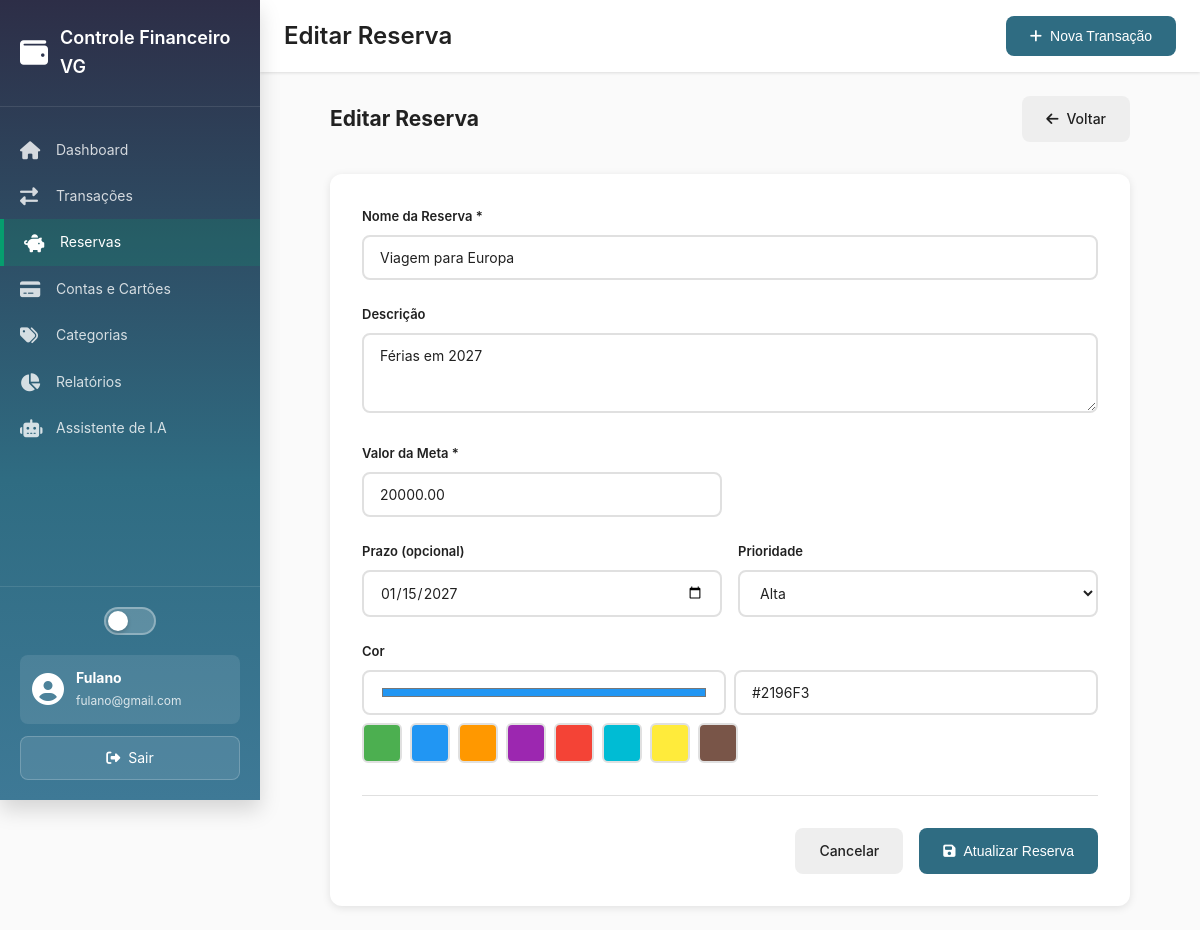
Screenshot of /reserves/form/1 (signed in) with the database file from the repository.
### tables this page shows
CREATE TABLE IF NOT EXISTS reserves (
    id INT AUTO_INCREMENT PRIMARY KEY,
    user_id INT NOT NULL,
    account_id INT NOT NULL,
    name VARCHAR(100) NOT NULL,
    description TEXT,
    target_amount DECIMAL(10, 2) NOT NULL,
    current_amount DECIMAL(10, 2) DEFAULT 0.00,
    deadline DATE DEFAULT NULL,
    priority ENUM('low', 'medium', 'high') DEFAULT 'medium',
    status ENUM('active', 'completed', 'cancelled') DEFAULT 'active',
    color VARCHAR(7) DEFAULT '#4CAF50',
    created_at TIMESTAMP DEFAULT CURRENT_TIMESTAMP,
    updated_at TIMESTAMP DEFAULT CURRENT_TIMESTAMP ON UPDATE CURRENT_TIMESTAMP,
    FOREIGN KEY (user_id) REFERENCES users(id) ON DELETE CASCADE,
    FOREIGN KEY (account_id) REFERENCES accounts(id) ON DELETE CASCADE,
    INDEX idx_user_id (user_id),
    INDEX idx_account_id (account_id),
    INDEX idx_status (status)
);

### app/core/Controller.php (called while the page is built, shortened)
<?php
class Controller {
    public function __construct() {
        $this->db = (new Database())->connect();
    }
    public function view($view, $data = []) {
        extract($data);
        require_once BASE_PATH . '/app/views/' . $view . '.php';
    }
}

### app/controllers/Reserves.php (called while the page is built, shortened)
<?php
class Reserves extends Controller {
    public function __construct() {
        $this->reserveModel = new Reserve($this->db);
        $this->accountModel = new Account($this->db);
    }
    public function form($id = null) {
        $userId = $this->getUserId();
        $accounts = $this->accountModel->getUserAccounts($userId);
        $data = [
            'accounts' => $accounts,
            'reserve' => null
        ];
        if ($id) {
            $reserve = $this->reserveModel->findById($id);
            $data['reserve'] = $reserve;
        }
        $this->view('reserves/form', $data);
    }
}

### app/core/App.php (called while the page is built, shortened)
<?php
class App {
    protected $method = 'index';
    public function __construct() {
        $url = $this->parseUrl();
        if (isset($url[0]) && file_exists(BASE_PATH . '/app/controllers/' . ucfirst($url[0]) . '.php')) {
            unset($url[0]);
        }
        $this->controller = new $this->controller;
        if (isset($url[1]) && method_exists($this->controller, $url[1])) {
            $this->method = $url[1];
            unset($url[1]);
        }
        $this->params = $url ? array_values($url) : [];
        call_user_func_array([$this->controller, $this->method], $this->params);
    }
    public function parseUrl() {
        if (isset($_GET['url'])) {
            return explode('/', filter_var(rtrim($_GET['url'], '/'), FILTER_SANITIZE_URL));
        }
        return [];
    }
}

### public/index.php (called while the page is built, shortened)
<?php
require_once BASE_PATH . '/config/config.php';
require_once BASE_PATH . '/app/core/Database.php';
require_once BASE_PATH . '/app/core/Model.php';
require_once BASE_PATH . '/app/core/Controller.php';
require_once BASE_PATH . '/app/core/App.php';
$app = new App();

### config/config.php (called while the page is built, shortened)
<?php
spl_autoload_register(function($className) {
    $paths = [
        APP_ROOT . '/app/controllers/' . $className . '.php',
        APP_ROOT . '/app/models/' . $className . '.php',
        APP_ROOT . '/app/core/' . $className . '.php',
    ];
    foreach ($paths as $path) {
        if (file_exists($path)) {
            return;
        }
    }
});

### app/core/Database.php (called while the page is built, shortened)
<?php
class Database {
    private $host = DB_HOST;
    private $db_name = DB_NAME;
    private $username = DB_USER;
    private $password = DB_PASS;
    private $charset = DB_CHARSET;
    private $conn = null;
    public function connect() {
        if ($this->conn === null) {
            try {
                $dsn = "mysql:host={$this->host};dbname={$this->db_name};charset={$this->charset}";
                $options = [
                    PDO::ATTR_ERRMODE => PDO::ERRMODE_EXCEPTION,
                    PDO::ATTR_DEFAULT_FETCH_MODE => PDO::FETCH_ASSOC,
                    PDO::ATTR_EMULATE_PREPARES => false,
                ];
                $this->conn = new PDO($dsn, $this->username, $this->password, $options);
            } catch(PDOException $e) {
                die('Erro de conexão: ' . $e->getMessage());
            }
        }
        return $this->conn;
    }
}

### app/core/Model.php (called while the page is built, shortened)
<?php
class Model {
    protected $db;
    protected $table;
    public function __construct($db) {
        $this->db = $db;
    }
    public function findById($id) {
        $stmt = $this->db->prepare("SELECT * FROM {$this->table} WHERE id = :id");
        $stmt->bindValue(':id', $id);
        $stmt->execute();
        return $stmt->fetch();
    }
}

### app/views/reserves/form.php (the view, shortened to what this page needs)
<div class="form-container">
    <div class="form-header">
        <h2><?= $reserve ? 'Editar Reserva' : 'Nova Reserva' ?></h2>
        <a href="<?= BASE_URL ?>reserves" class="btn btn-secondary">
            <i class="fas fa-arrow-left"></i>
            Voltar
        </a>
    </div>
    <form method="POST" action="<?= BASE_URL ?>reserves/<?= $reserve ? 'edit/' . $reserve['id'] : 'create' ?>" class="form-card">
        <div class="form-group">
            <label for="name">Nome da Reserva *</label>
            <input type="text"
                   id="name"
                   name="name"
                   class="form-control"
                   value="<?= $reserve['name'] ?? '' ?>"
                   placeholder="Ex: Concurso, Jaqueta Nova, Viagem..."
                   required>
        </div>
        <div class="form-group">
            <label for="description">Descrição</label>
            <textarea id="description"
                      name="description"
                      class="form-control"
                      rows="3"
                      placeholder="Adicione detalhes sobre esta reserva..."><?= $reserve['description'] ?? '' ?></textarea>
        </div>
        <div class="form-row">
            <div class="form-group">
                <label for="target_amount">Valor da Meta *</label>
                <input type="number"
                       id="target_amount"
                       name="target_amount"
                       class="form-control"
                       value="<?= $reserve['target_amount'] ?? '' ?>"
                       step="0.01"
                       min="0.01"
                       placeholder="0,00"
                       required>
            </div>
        </div>
        <div class="form-row">
            <div class="form-group">
                <label for="deadline">Prazo (opcional)</label>
                <input type="date"
                       id="deadline"
                       name="deadline"
                       class="form-control"
                       value="<?= $reserve['deadline'] ?? '' ?>"
                       min="<?= date('Y-m-d') ?>">
            </div>
            <div class="form-group">
                <label for="priority">Prioridade</label>
                <select id="priority" name="priority" class="form-control">
                    <option value="high" <?= ($reserve['priority'] ?? '') === 'high' ? 'selected' : '' ?>>Alta</option>
                </select>
            </div>
        </div>
        <div class="form-group">
            <label for="color">Cor</label>
            <div class="color-picker">
                <input type="color"
                       id="color"
                       name="color"
                       class="form-control-color"
                       value="<?= $reserve['color'] ?? '#4CAF50' ?>">
                <input type="text"
                       id="color-text"
                       class="form-control"
                       value="<?= $reserve['color'] ?? '#4CAF50' ?>"
                       readonly>
            </div>
            <div class="color-presets">
                <?php
                $colors = ['#4CAF50', '#2196F3', '#FF9800', '#9C27B0', '#F44336', '#00BCD4', '#FFEB3B', '#795548'];
                foreach ($colors as $color): ?>
                    <button type="button"
                            class="color-preset"
                            style="background-color: <?= $color ?>"
                            onclick="selectColor('<?= $color ?>')">
                    </button>
                <?php endforeach; ?>
            </div>
        </div>
        <div class="form-actions">
            <a href="<?= BASE_URL ?>reserves" class="btn btn-secondary">Cancelar</a>
            <button type="submit" class="btn btn-primary">
                <i class="fas fa-save"></i>
                <?= $reserve ? 'Atualizar' : 'Criar' ?> Reserva
            </button>
        </div>
    </form>
</div>
<?php
include APP_ROOT . '/app/views/layouts/main.php';
?>

### public/assets/css/style.css (style rules this page uses)
* { margin: 0; padding: 0; box-sizing: border-box; }
:root { --primary-dark: #2D2E47; --primary: #2F6C82; --primary-light: #3E7996; --primary-lighter: #69b3cc; --primary-lightest: #d8eef5; --success: #069E6E; --success-light: #4dc494; --info: #00BAB4; --info-light: #66d4d0; --danger: #f44336; --danger-light: #ef5350; --warning: #ff9800; --warning-light: #ffb74d; --gray-50: #fafafa; --gray-100: #f5f5f5; --gray-200: #eeeeee; --gray-300: #e0e0e0; --gray-400: #bdbdbd; --gray-500: #9e9e9e; --gray-600: #757575; --gray-700: #616161; --gray-800: #424242; --gray-900: #212121; --text-primary: #212121; --text-secondary: #757575; --text-disabled: #bdbdbd; --bg-primary: #ffffff; --bg-secondary: #fafafa; --bg-tertiary: #f5f5f5; --card-bg: #ffffff; --shadow-sm: 0 1px 3px rgba(0, 0, 0, 0.12); --shadow-md: 0 4px 6px rgba(0, 0, 0, 0.1); --shadow-lg: 0 10px 20px rgba(0, 0, 0, 0.15); --border-radius: 8px; --border-radius-lg: 12px; --border-color: #e0e0e0; --sidebar-width: 260px; --sidebar-bg: linear-gradient(180deg, #2D2E47 0%, #2F6C82 60%, #3E7996 100%); }
* { transition: background-color 0.3s ease, color 0.3s ease, border-color 0.3s ease; }
body { font-family: -apple-system, BlinkMacSystemFont, 'Segoe UI', 'Roboto', 'Oxygen', 'Ubuntu', 'Cantarell', sans-serif; font-size: 14px; line-height: 1.6; color: var(--text-primary); background-color: var(--bg-secondary); }
.form-group { margin-bottom: 20px; }
.form-group label { display: block; margin-bottom: 8px; font-weight: 500; color: var(--text-primary); }
.form-group input, .form-group select, .form-group textarea { width: 100%; padding: 12px 16px; border: 2px solid var(--border-color); border-radius: var(--border-radius); font-size: 14px; font-family: inherit; transition: all 0.3s; background-color: var(--bg-primary); }
.form-group textarea { resize: vertical; min-height: 80px; }
.btn { display: inline-flex; align-items: center; justify-content: center; gap: 8px; padding: 12px 24px; border: none; border-radius: var(--border-radius); font-size: 14px; font-weight: 500; cursor: pointer; transition: all 0.3s; text-decoration: none; }
.btn-primary { background-color: var(--primary); color: white; }
.btn-secondary { background-color: var(--gray-200); color: var(--text-primary); }
body { display: flex; }
.form-group label { display: flex; align-items: center; gap: 8px; font-size: 13px; font-weight: 600; }
.form-group input::placeholder, .form-group textarea::placeholder, .form-group select::placeholder { color: var(--gray-400); opacity: 1; }
.form-actions { display: flex; gap: 12px; justify-content: flex-end; margin-top: 10px; padding-top: 20px; border-top: 1px solid var(--border-color); }

### app/views/reserves/form.php (style rules this page uses)
.form-container { max-width: 800px; margin: 0 auto; }
.form-header { display: flex; justify-content: space-between; align-items: center; margin-bottom: 2rem; }
.form-header h2 { margin: 0; color: var(--text-primary); }
.form-card { background: var(--card-bg); border-radius: 12px; padding: 2rem; box-shadow: 0 2px 8px rgba(0, 0, 0, 0.1); }
.form-group { margin-bottom: 1.5rem; }
.form-group label { display: block; margin-bottom: 0.5rem; font-weight: 600; color: var(--text-primary); }
.form-control { width: 100%; padding: 0.75rem; border: 1px solid var(--border-color); border-radius: 6px; font-size: 1rem; transition: border-color 0.2s; background: var(--input-bg); color: var(--text-primary); }
.form-row { display: grid; grid-template-columns: repeat(2, 1fr); gap: 1rem; }
.color-picker { display: flex; gap: 0.5rem; align-items: center; }
.form-control-color { width: 60px; height: 45px; border: 1px solid var(--border-color); border-radius: 6px; cursor: pointer; }
.color-presets { display: flex; gap: 0.5rem; margin-top: 0.5rem; }
.color-preset { width: 40px; height: 40px; border: 2px solid var(--border-color); border-radius: 6px; cursor: pointer; transition: transform 0.2s, border-color 0.2s; }
.form-actions { display: flex; justify-content: flex-end; gap: 1rem; margin-top: 2rem; padding-top: 2rem; border-top: 1px solid var(--border-color); }

### rows the page displays
reserves: name "Viagem para Europa", description "Férias em 2027", target_amount "20000.00", deadline "01/15/2027", priority "Alta", color "#2196f3", color "#2196F3"

### other values shown
APP_NAME "Controle Financeiro VG"
$_SESSION['user_name'] "Fulano"
$_SESSION['user_email'] "fulano@gmail.com"
$pageTitle "Editar Reserva"
